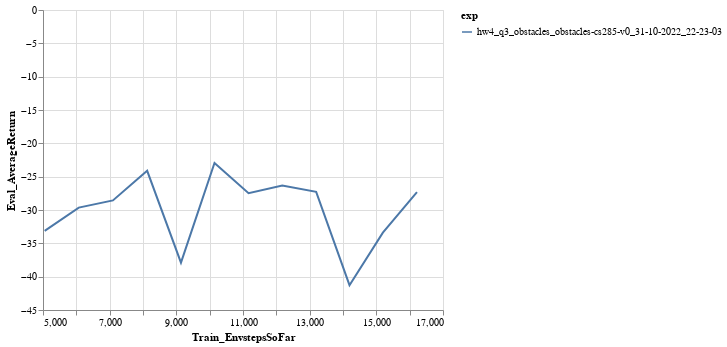

This figure's notebook cell:
### Markdown cell above
# Q3

### Code cell
logdir = '../../data/*q3_obstacles*/events*'
eventfiles = glob.glob(logdir)
xtag = 'Train_EnvstepsSoFar'
ytag = 'Eval_AverageReturn'
df_q3 = make_dataframe(eventfiles, xtag=xtag, ytag=ytag)

chart = alt.Chart(df_q3).mark_line().encode(
    x=xtag,
    y=ytag,
    color='exp'
)
chart = chart.configure_legend(
    labelLimit=1000
)
chart

### Figure 1 — Vega-Lite specification as saved in the notebook (floating-point values rounded to 4 significant figures)
{"config": {"view": {"continuousWidth": 400, "continuousHeight": 300}, "legend": {"labelLimit": 1000}}, "data": {"name": "data-1db0f04c3b724059fd5a8503a9d4dfbb"}, "mark": "line", "encoding": {"color": {"field": "exp", "type": "nominal"}, "x": {"field": "Train_EnvstepsSoFar", "type": "quantitative"}, "y": {"field": "Eval_AverageReturn", "type": "quantitative"}}, "$schema": "https://vega.github.io/schema/vega-lite/v4.17.0.json", "datasets": {"data-1db0f04c3b724059fd5a8503a9d4dfbb": [{"Train_EnvstepsSoFar": 5050.0, "Eval_AverageReturn": -33.13, "exp": "hw4_q3_obstacles_obstacles-cs285-v0_31-10-2022_22-23-03"}, {"Train_EnvstepsSoFar": 6073.0, "Eval_AverageReturn": -29.64, "exp": "hw4_q3_obstacles_obstacles-cs285-v0_31-10-2022_22-23-03"}, {"Train_EnvstepsSoFar": 7098.0, "Eval_AverageReturn": -28.57, "exp": "hw4_q3_obstacles_obstacles-cs285-v0_31-10-2022_22-23-03"}, {"Train_EnvstepsSoFar": 8125.0, "Eval_AverageReturn": -24.12, "exp": "hw4_q3_obstacles_obstacles-cs285-v0_31-10-2022_22-23-03"}, {"Train_EnvstepsSoFar": 9139.0, "Eval_AverageReturn": -37.9, "exp": "hw4_q3_obstacles_obstacles-cs285-v0_31-10-2022_22-23-03"}, {"Train_EnvstepsSoFar": 10140.0, "Eval_AverageReturn": -22.93, "exp": "hw4_q3_obstacles_obstacles-cs285-v0_31-10-2022_22-23-03"}, {"Train_EnvstepsSoFar": 11170.0, "Eval_AverageReturn": -27.47, "exp": "hw4_q3_obstacles_obstacles-cs285-v0_31-10-2022_22-23-03"}, {"Train_EnvstepsSoFar": 12180.0, "Eval_AverageReturn": -26.31, "exp": "hw4_q3_obstacles_obstacles-cs285-v0_31-10-2022_22-23-03"}, {"Train_EnvstepsSoFar": 13200.0, "Eval_AverageReturn": -27.27, "exp": "hw4_q3_obstacles_obstacles-cs285-v0_31-10-2022_22-23-03"}, {"Train_EnvstepsSoFar": 14200.0, "Eval_AverageReturn": -41.28, "exp": "hw4_q3_obstacles_obstacles-cs285-v0_31-10-2022_22-23-03"}, {"Train_EnvstepsSoFar": 15200.0, "Eval_AverageReturn": -33.4, "exp": "hw4_q3_obstacles_obstacles-cs285-v0_31-10-2022_22-23-03"}, {"Train_EnvstepsSoFar": 16220.0, "Eval_AverageReturn": -27.3, "exp": "hw4_q3_obstacles_obstacles-cs285-v0_31-10-2022_22-23-03"}]}}
